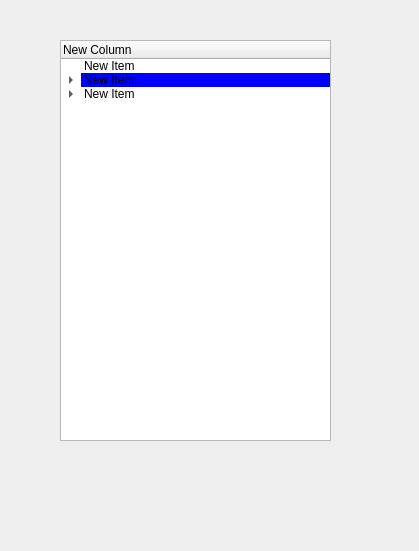
<?xml version="1.0" encoding="UTF-8"?>
<ui version="4.0">
 <class>Form</class>
 <widget class="QWidget" name="Form">
  <property name="geometry">
   <rect>
    <x>0</x>
    <y>0</y>
    <width>419</width>
    <height>551</height>
   </rect>
  </property>
  <property name="windowTitle">
   <string>Form</string>
  </property>
  <widget class="QTreeWidget" name="treeWidget">
   <property name="geometry">
    <rect>
     <x>60</x>
     <y>40</y>
     <width>271</width>
     <height>401</height>
    </rect>
   </property>
   <property name="selectionMode">
    <enum>QAbstractItemView::MultiSelection</enum>
   </property>
   <property name="selectionBehavior">
    <enum>QAbstractItemView::SelectRows</enum>
   </property>
   <column>
    <property name="text">
     <string>New Column</string>
    </property>
   </column>
   <item>
    <property name="text">
     <string>New Item</string>
    </property>
   </item>
   <item>
    <property name="text">
     <string>New Item</string>
    </property>
    <property name="background">
     <brush brushstyle="SolidPattern">
      <color alpha="255">
       <red>0</red>
       <green>0</green>
       <blue>255</blue>
      </color>
     </brush>
    </property>
    <property name="foreground">
     <brush brushstyle="NoBrush">
      <color alpha="255">
       <red>255</red>
       <green>255</green>
       <blue>255</blue>
      </color>
     </brush>
    </property>
    <property name="flags">
     <set>ItemIsDragEnabled|ItemIsUserCheckable|ItemIsEnabled</set>
    </property>
    <item>
     <property name="text">
      <string>New Subitem</string>
     </property>
    </item>
    <item>
     <property name="text">
      <string>New Item</string>
     </property>
    </item>
    <item>
     <property name="text">
      <string>New Item</string>
     </property>
    </item>
   </item>
   <item>
    <property name="text">
     <string>New Item</string>
    </property>
    <property name="flags">
     <set>ItemIsDragEnabled|ItemIsUserCheckable|ItemIsEnabled</set>
    </property>
    <item>
     <property name="text">
      <string>New Subitem</string>
     </property>
    </item>
    <item>
     <property name="text">
      <string>New Item</string>
     </property>
    </item>
    <item>
     <property name="text">
      <string>New Item</string>
     </property>
    </item>
   </item>
  </widget>
 </widget>
 <resources/>
 <connections/>
</ui>
